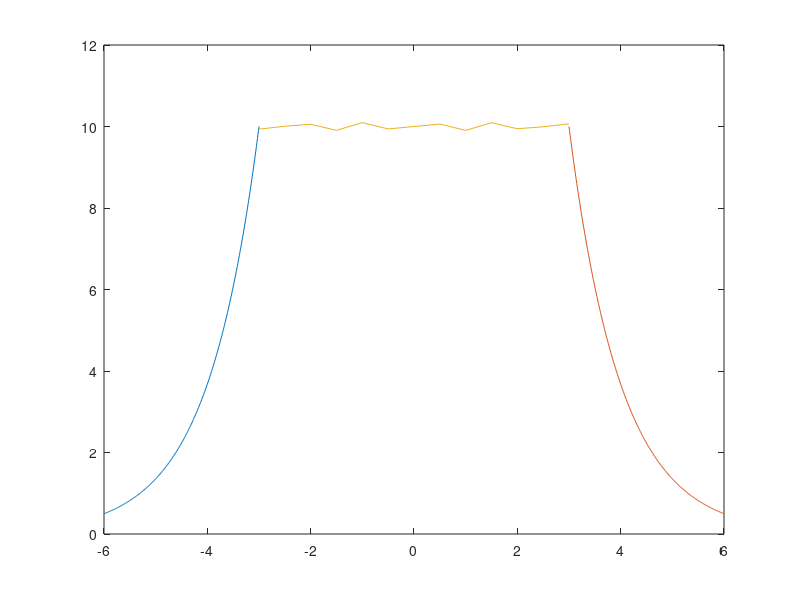

MATLAB code to generate this figure: (Note: this script raises an error after producing the figure.)
clear all;

%Constantes
m = 15 ;
cd = 0.47;
A = 0.8;
dt = 0.001;
step = dt:dt:25;
g = 9.81;


%Functions%
p = @(y) y*-7.8*10^(-5)+1.225;
k = @(y) cd*A*p(y);
angle = @(vx, vy) atan2(vy,vx);
getay = @(y, vx, vy, v) ( -k(y)*v^2*sin(angle(vx,vy)) / m - g );
getax = @(y, vx, vy, v) (-k(y)*v^2*cos(angle(vx,vy))) / m;
getvy = @(pvy, dt, ay) pvy+ay*dt;
getvx = @(pvx, dt, ax) pvx+ax*dt;
getv = @(vx, vy) sqrt(vx^2 + vy^2);
getx = @(px, dt, vx) px+vx*dt;
gety = @(py, dt, vy) py+vy*dt;

%Constantes no tan constantes (input)
% v = zeros(1, length(step))
% ---   OBJ 1 
v(1,1) = 35;
y(1,1) = 10;

% ---   OBJ 2
v(2,1) = rand(1)*20 + 10;
y(2,1) = 10;

% ---   OBJ 3 
v(3,1) = rand(1)*20 + 10;
y(3,1) = 10;


%Variables

% ANGLES
%
% ang = zeros(1, length(step))
% ---   OBJ 1 
ang(1,1) = deg2rad(55);

% ---   OBJ 2 
ang(2,1) = deg2rad( 20 + rand(1)* 50 );

% ---   OBJ 3 
ang(3,1) = deg2rad( 20 + rand(1)* 50 );

%       VELOCIDADES
 
% vx = zeros(1, length(step))
% ---   OBJ 1
vx(1,1) = v(1,1)*cos(ang(1,1));
% vy = zeros(1, length(step))
vy(1,1) = v(1,1)*sin(ang(1,1));
x(1,1) = 0;

% ---   OBJ 2
vx(2,1) = v(2,1)*cos(ang(2,1));
% vy = zeros(1, length(step))
vy(2,1) = v(2,1)*sin(ang(2,1));
x(2,1) = 0;

% ---   OBJ 3
vx(3,1) = v(3,1)*cos(ang(3,1));
% vy = zeros(1, length(step))
vy(3,1) = v(3,1)*sin(ang(3,1));
x(3,1) = 0;

%       ACCELERATION

% ax = zeros(1, length(step))
% ay = zeros(1, length(step))
% ---   OBJ 1
ax(1,1) = getax(y(1,1), vx(1,1), vy(1,1), v(1,1));
ay(1,1) = getay(y(1,1), vx(1,1), vy(1,1), v(1,1));

% ---   OBJ 2
ax(2,1) = getax(y(2,1), vx(2,1), vy(2,1), v(2,1));
ay(2,1) = getay(y(2,1), vx(2,1), vy(2,1), v(2,1));

% ---   OBJ 3
ax(3,1) = getax(y(3,1), vx(3,1), vy(3,1), v(3,1));
ay(3,1) = getay(y(3,1), vx(3,1), vy(3,1), v(3,1));



%Volcan plot



% ax(2) = getax(y(2-1), vx(2-1), vy(2-1), v(2-1))




for i=2:1:length(step)
    % ---   OBJ 1
    ax(1, i) = getax(y(1, i-1), vx(1, i-1), vy(1, i-1), v(1, i-1));
    ay(1, i) = getay(y(1, i-1), vx(1, i-1), vy(1, i-1), v(1, i-1));
    vx(1, i) = getvx(vx(1, i-1), dt, ax(1, i));
    vy(1, i) = getvy(vy(1, i-1), dt, ay(1, i));
    ang(1, i) = angle(vx(1, i), vy(1, i));
    x(1, i) = getx(x(1, i-1), dt, vx(1, i));
    y(1, i) = gety(y(1, i-1), dt, vy(1, i));
    v(1, i) = getv(vx(1, i), vy(1, i));

    % ---   OBJ 2
    ax(2,i) = getax(y(2, i-1), vx(2, i-1), vy(2, i-1), v(2, i-1));
    ay(2, i) = getay(y(2, i-1), vx(2, i-1), vy(2, i-1), v(2, i-1));
    vx(2, i) = getvx(vx(2, i-1), dt, ax(2, i));
    vy(2, i) = getvy(vy(2, i-1), dt, ay(2, i));
    ang(2, i) = angle(vx(2, i), vy(2, i));
    x(2, i) = getx(x(2, i-1), dt, vx(2, i));
    y(2, i) = gety(y(2, i-1), dt, vy(2, i));
    v(2, i) = getv(vx(2, i), vy(2, i));

    % ---   OBJ 3
    ax(3,i) = getax(y(3, i-1), vx(3, i-1), vy(3, i-1), v(3, i-1));
    ay(3, i) = getay(y(3, i-1), vx(3, i-1), vy(3, i-1), v(3, i-1));
    vx(3, i) = getvx(vx(3, i-1), dt, ax(3, i));
    vy(3, i) = getvy(vy(3, i-1), dt, ay(3, i));
    ang(3, i) = angle(vx(3, i), vy(3, i));
    x(3, i) = getx(x(3, i-1), dt, vx(3, i));
    y(3, i) = gety(y(3, i-1), dt, vy(3, i));
    v(3, i) = getv(vx(3, i), vy(3, i));

    if y(1,i) < 0 || y(2,i) < 0 || y(3,i) < 0 
        break
    end
    
%     t=-3:0.01:0;
%     plot(t-3, exp(t)*y(1))
%     hold
%     plot(-t+3,exp(t)*y(1))
%     plot(-3:0.5:3,(0.1*sin(5*(-3:0.5:3))+y(1)))
%     plot(x(i), y(i), 'O') 
%     axis([-5 100 0 40])
%     drawnow limitrate
%     hold off

end

% plot(x, y);

% 100 puntos dentro de length(step)
% 

frameCount = 1;

for i=1:round(length(x(1,:))/500):length(x(1,:))
    
    t=-3:0.01:0;
    plot(t-3, exp(t)*y(1,1));
    hold;
    plot(-t+3,exp(t)*y(1,1));
    plot(-3:0.5:3,(0.1*sin(5*(-3:0.5:3))+y(1,1)));

    plot(x(1,i), y(1,i), 'Ored') ;
    plot(x(2,i), y(2,i), 'Ogreen') ;
    plot(x(3,i), y(3,i), 'Oblue') ;

    axis([-5 100 0 40]);
    drawnow;
    hold off;

    frames(frameCount) = getframe(gcf);
    frameCount = frameCount + 1;

end


% VELOCIDADES rocas pequenas de objetos

length_v = length(v(1,:));
% ---   OBJ 1
o1v(1,1) = rand(1)*15 + 5;
o1y(1,1) = y(1,length_v);
o1x(1,1) = x(1,length_v);
o1angle(1,1) = deg2rad( rand(1)*140 + 20 ) ;
o1vx(1,1) = o1v(1,1)*cos(o1angle(1,1));
o1vy(1,1) = o1v(1,1)*sin(o1angle(1,1));
o1ax(1,1) = getax(o1y(1,1), o1vx(1,1), o1vy(1,1), o1v(1,1));
o1ay(1,1) = getay(o1y(1,1), o1vx(1,1), o1vy(1,1), o1v(1,1));

o1v(2,1) = rand(1)*15 + 5;
o1y(2,1) = y(1,length_v);
o1x(2,1) = x(1,length_v);
o1angle(2,1) = deg2rad( rand(1)*140 + 20 ) ;
o1vx(2,1) = o1v(2,1)*cos(o1angle(2,1));
o1vy(2,1) = o1v(2,1)*sin(o1angle(2,1));
o1ax(2,1) = getax(o1y(2,1), o1vx(2,1), o1vy(2,1), o1v(2,1));
o1ay(2,1) = getay(o1y(2,1), o1vx(2,1), o1vy(2,1), o1v(2,1));


o1v(3,1) = rand(1)*15 + 5;
o1y(3,1) = y(1,length_v);
o1x(3,1) = x(1,length_v);
o1angle(3,1) = deg2rad( rand(1)*140 + 20 ) ;
o1vx(3,1) = o1v(3,1)*cos(o1angle(3,1));
o1vy(3,1) = o1v(3,1)*sin(o1angle(3,1));
o1ax(3,1) = getax(o1y(3,1), o1vx(3,1), o1vy(3,1), o1v(3,1));
o1ay(3,1) = getay(o1y(3,1), o1vx(3,1), o1vy(3,1), o1v(3,1));


% ---   OBJ 2
o2v(1,1) = rand(1)*15 + 5;
o2y(1,1) = y(2,length_v);
o2x(1,1) = x(2,length_v);
o2angle(1,1) = deg2rad( rand(1)*140 + 20 ) ;
o2vx(1,1) = o2v(1,1)*cos(o2angle(1,1));
o2vy(1,1) = o2v(1,1)*sin(o2angle(1,1));
o2ax(1,1) = getax(o2y(1,1), o2vx(1,1), o2vy(1,1), o2v(1,1));
o2ay(1,1) = getay(o2y(1,1), o2vx(1,1), o2vy(1,1), o2v(1,1));

o2v(2,1) = rand(1)*15 + 5;
o2y(2,1) = y(2,length_v);
o2x(2,1) = x(2,length_v);
o2angle(2,1) = deg2rad( rand(1)*140 + 20 ) ;
o2vx(2,1) = o2v(2,1)*cos(o2angle(2,1));
o2vy(2,1) = o2v(2,1)*sin(o2angle(2,1));
o2ax(2,1) = getax(o2y(2,1), o2vx(2,1), o2vy(2,1), o2v(2,1));
o2ay(2,1) = getay(o2y(2,1), o2vx(2,1), o2vy(2,1), o2v(2,1));

o2v(3,1) = rand(1)*15 + 5;
o2y(3,1) = y(2,length_v);
o2x(3,1) = x(2,length_v);
o2angle(3,1) = deg2rad( rand(1)*140 + 20 ) ;
o2vx(3,1) = o2v(3,1)*cos(o2angle(3,1));
o2vy(3,1) = o2v(3,1)*sin(o2angle(3,1));
o2ax(3,1) = getax(o2y(3,1), o2vx(3,1), o2vy(3,1), o2v(3,1));
o2ay(3,1) = getay(o2y(3,1), o2vx(3,1), o2vy(3,1), o2v(3,1));

% ---   OBJ 3 
o3v(1,1) = rand(1)*15 + 5;
o3y(1,1) = y(3,length_v);
o3x(1,1) = x(3,length_v);
o3angle(1,1) = deg2rad( rand(1)*140 + 20 ) ;
o3vx(1,1) = o3v(1,1)*cos(o3angle(1,1));
o3vy(1,1) = o3v(1,1)*sin(o3angle(1,1));
o3ax(1,1) = getax(o3y(1,1), o3vx(1,1), o3vy(1,1), o3v(1,1));
o3ay(1,1) = getay(o3y(1,1), o3vx(1,1), o3vy(1,1), o3v(1,1));

o3v(2,1) = rand(1)*15 + 5;
o3y(2,1) = y(3,length_v);
o3x(2,1) = x(3,length_v);
o3angle(2,1) = deg2rad( rand(1)*140 + 20 ) ;
o3vx(2,1) = o3v(2,1)*cos(o3angle(2,1));
o3vy(2,1) = o3v(2,1)*sin(o3angle(2,1));
o3ax(2,1) = getax(o3y(2,1), o3vx(2,1), o3vy(2,1), o3v(2,1));
o3ay(2,1) = getay(o3y(2,1), o3vx(2,1), o3vy(2,1), o3v(2,1));

o3v(3,1) = rand(1)*15 + 5;
o3y(3,1) = y(3,length_v);
o3x(3,1) = x(3,length_v);
o3angle(3,1) = deg2rad( rand(1)*140 + 20 ) ;
o3vx(3,1) = o3v(3,1)*cos(o3angle(3,1));
o3vy(3,1) = o3v(3,1)*sin(o3angle(3,1));
o3ax(3,1) = getax(o3y(3,1), o3vx(3,1), o3vy(3,1), o3v(3,1));
o3ay(3,1) = getay(o3y(3,1), o3vx(3,1), o3vy(3,1), o3v(3,1));


% calculate values o1..., o2..., o3...

for i=2:1:length(step)
    % ---   OBJ 1
    for index=1:1:3
        o1ax(index, i) = getax(o1y(index, i-1), o1vx(index, i-1), o1vy(index, i-1), o1v(index, i-1));
        o1ay(index, i) = getay(o1y(index, i-1), o1vx(index, i-1), o1vy(index, i-1), o1v(index, i-1));
        o1vx(index, i) = getvx(o1vx(index, i-1), dt, o1ax(index, i));
        o1vy(index, i) = getvy(o1vy(index, i-1), dt, o1ay(index, i));
        o1angle(index, i) = angle(o1vx(index, i), o1vy(index, i));
        o1x(index, i) = getx(o1x(index, i-1), dt, o1vx(index, i));
        o1y(index, i) = gety(o1y(index, i-1), dt, o1vy(index, i));
        o1v(index, i) = getv(o1vx(index, i), o1vy(index, i));
    end

    % ---   OBJ 2
    for index=1:1:3
        o2ax(index, i) = getax(o2y(index, i-1), o2vx(index, i-1), o2vy(index, i-1), o2v(index, i-1));
        o2ay(index, i) = getay(o2y(index, i-1), o2vx(index, i-1), o2vy(index, i-1), o2v(index, i-1));
        o2vx(index, i) = getvx(o2vx(index, i-1), dt, o2ax(index, i));
        o2vy(index, i) = getvy(o2vy(index, i-1), dt, o2ay(index, i));
        o2angle(index, i) = angle(o2vx(index, i), o2vy(index, i));
        o2x(index, i) = getx(o2x(index, i-1), dt, o2vx(index, i));
        o2y(index, i) = gety(o2y(index, i-1), dt, o2vy(index, i));
        o2v(index, i) = getv(o2vx(index, i), o2vy(index, i));
    end

    
    % ---   OBJ 3
    for index=1:1:3
        o3ax(index, i) = getax(o3y(index, i-1), o3vx(index, i-1), o3vy(index, i-1), o3v(index, i-1));
        o3ay(index, i) = getay(o3y(index, i-1), o3vx(index, i-1), o3vy(index, i-1), o3v(index, i-1));
        o3vx(index, i) = getvx(o3vx(index, i-1), dt, o3ax(index, i));
        o3vy(index, i) = getvy(o3vy(index, i-1), dt, o3ay(index, i));
        o3angle(index, i) = angle(o3vx(index, i), o3vy(index, i));
        o3x(index, i) = getx(o3x(index, i-1), dt, o3vx(index, i));
        o3y(index, i) = gety(o3y(index, i-1), dt, o3vy(index, i));
        o3v(index, i) = getv(o3vx(index, i), o3vy(index, i));
    end


    if o1y(1,i) < -1 || o1y(2,i) < -1 || o1y(3,i) < -1 || o2y(1,i) < -1 || o2y(2,i) < -1 || o2y(3,i) < -1 || o3y(1,i) < -1 || o3y(2,i) < -1 || o3y(3,i) < -1 
%         disp("BREAKINGGG... ! ")
%         disp(o1y(1,i))
%         disp(o1y(2,i))
%         disp(o1y(3,i))
% 
%         disp(o2y(1,i))
%         disp(o2y(2,i))
%         disp(o2y(3,i))
% 
%         disp(o3y(1,i))
%         disp(o3y(2,i))
%         disp(o3y(3,i))

        break
    end

end

for i=1:round(length(o1x(1,:))/500):length(o1x(1,:))
    
    t=-3:0.01:0;
    plot(t-3, exp(t)*y(1,1));
    hold;
    plot(-t+3,exp(t)*y(1,1));
    plot(-3:0.5:3,(0.1*sin(5*(-3:0.5:3))+y(1,1)));

    plot(o1x(1,i), o1y(1,i), '.red') ;
    plot(o1x(2,i), o1y(2,i), '.red') ;
    plot(o1x(3,i), o1y(3,i), '.red') ;

    plot(o2x(1,i), o2y(1,i), '.green') ;
    plot(o2x(2,i), o2y(2,i), '.green') ;
    plot(o2x(3,i), o2y(3,i), '.green') ;

    plot(o3x(1,i), o3y(1,i), '.blue') ;
    plot(o3x(2,i), o3y(2,i), '.blue') ;
    plot(o3x(3,i), o3y(3,i), '.blue') ;

    axis([-5 100 0 40]);
    drawnow;
    hold off;

    frames(frameCount) = getframe(gcf);
    frameCount = frameCount + 1;

end

video = VideoWriter("reto_volcan_cumbias.avi");
video.FrameRate = 24;
open(video);
writeVideo(video, frames);
close(video);